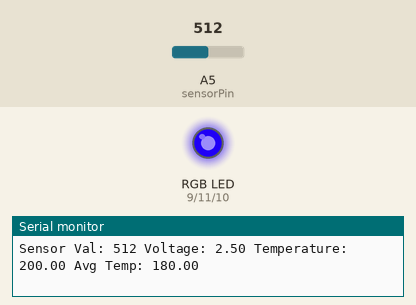
Simulated run of this sketch. Board: Arduino Uno, built with avr-gcc and run on an emulated ATmega328P. On the bench: an RGB LED mixed from three pins (HIGH = lit), the last lines printed to the serial monitor. Inputs (shaded band) come from the test bench; at power-on: A5 (sensorPin) = 512. Dim RGB values are drawn brighter than linear.

Above: at 1.13 s.
1.3 s: A5 (sensorPin) set to 306
At 3.2 s:
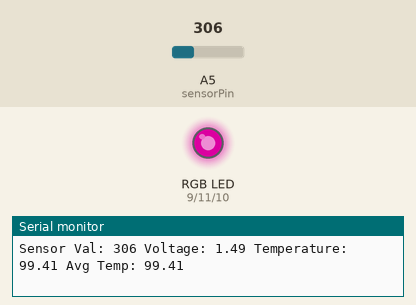
4.3 s: A5 (sensorPin) set to 0
At 5.4 s:
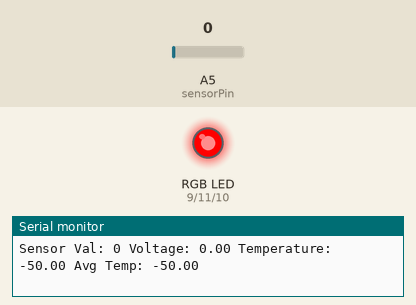
6.2 s: A5 (sensorPin) set to 151
9.2 s: A5 (sensorPin) set to 172
At 9.58 s:
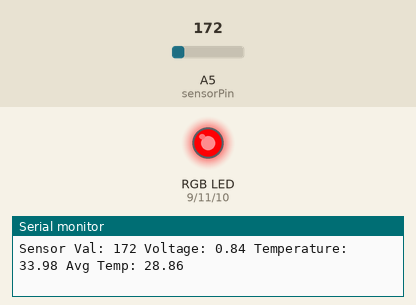
12.2 s: A5 (sensorPin) set to 1023
At 13.9 s:
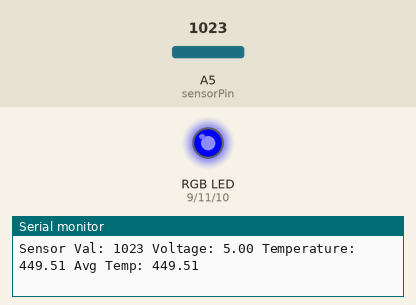
Timing chart, 0 to 15.0 s (numbered marks = the images above; inputs shaded):
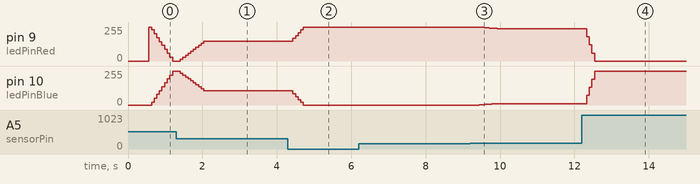

Measured:
- after the input at 1.3 s, pin 9 (ledPinRed): moves from 0/255 to 147/255 over 0.63 s, starting after 0.11 s; pin 10 (ledPinBlue): moves from 255/255 to 107/255 over 0.63 s, starting after 0.11 s
- after the input at 4.3 s, pin 9 (ledPinRed): moves from 147/255 to 255/255 over 0.27 s, starting after 0.14 s; pin 10 (ledPinBlue): moves from 107/255 to 0/255 over 0.27 s, starting after 0.14 s
- after the input at 9.2 s, pin 9 (ledPinRed): moves from 255/255 to 243/255 over 0.48 s, starting after 0.24 s; pin 10 (ledPinBlue): moves from 0/255 to 11/255 over 0.48 s, starting after 0.24 s
- after the input at 12.2 s, pin 9 (ledPinRed): 243/255 → 182/255 after 0.13 s, → 121/255 0.07 s later, → 60/255 0.07 s later, → 0/255 0.07 s later; pin 10 (ledPinBlue): 11/255 → 72/255 after 0.13 s, → 133/255 0.07 s later, → 194/255 0.07 s later, → 255/255 0.07 s later

The sketch:

sketch_feb25a.ino
```cpp
const int sensorPin = A5;
const float highTemp = 26.0;
float baselineTemp = 0.0;
int baselineCount = 0;

const int tempValsSize = 10;
float * tempVals = new float [tempValsSize];
float * baselineVals = new float[tempValsSize];

const int ledPinGreen = 11;
const int ledPinBlue = 10;
const int ledPinRed = 9;

void setup() {
  Serial.begin(9600);

  for (int i = 0; i < tempValsSize; ++i)
    tempVals[i] = baselineTemp;

  pinMode(ledPinGreen, OUTPUT);
  pinMode(ledPinBlue, OUTPUT);
  pinMode(ledPinRed, OUTPUT);
}

void displayTemp(float temperature) {
  float tempSum = 0.0;
  for (int i = 0; i < tempValsSize - 1; ++i) {
    tempVals[i] = tempVals[i+1];
    tempSum += tempVals[i];
  }
  tempVals[tempValsSize - 1] = temperature;
  tempSum += temperature;

  float averageTemp = tempSum / tempValsSize;

  Serial.print(" Avg Temp: ");
  Serial.println(averageTemp);

  int blueVal = 255 * (highTemp - averageTemp) / (highTemp - baselineTemp);
  if (blueVal < 0)
    blueVal = 0;
  else if (blueVal > 255)
    blueVal = 255;
  int redVal = 255 * (averageTemp - baselineTemp) / (highTemp - baselineTemp);
  if (redVal < 0)
    redVal = 0;
  else if (redVal > 255)
    redVal = 255;

  analogWrite(ledPinBlue, blueVal);
  analogWrite(ledPinRed, redVal);
}

void loop() {
  int sensorVal = analogRead(sensorPin);
  float voltage = (sensorVal / 1024.0) * 5.0;
  float temperature = (voltage - 0.5) * 100;

  Serial.print("Sensor Val: ");
  Serial.print(sensorVal);
  Serial.print(" Voltage: ");
  Serial.print(voltage);
  Serial.print(" Temperature: ");
  Serial.print(temperature);

  if (baselineCount < tempValsSize) {
    baselineVals[baselineCount++] = temperature;
  } else if (baselineCount == tempValsSize) {
    float sum = 0.0;
    for (int i = 0; i < tempValsSize; ++i)
      sum += baselineVals[i];
    baselineTemp = sum / tempValsSize;
    baselineCount++;
  } else {
    displayTemp(temperature);
  }

}
```
